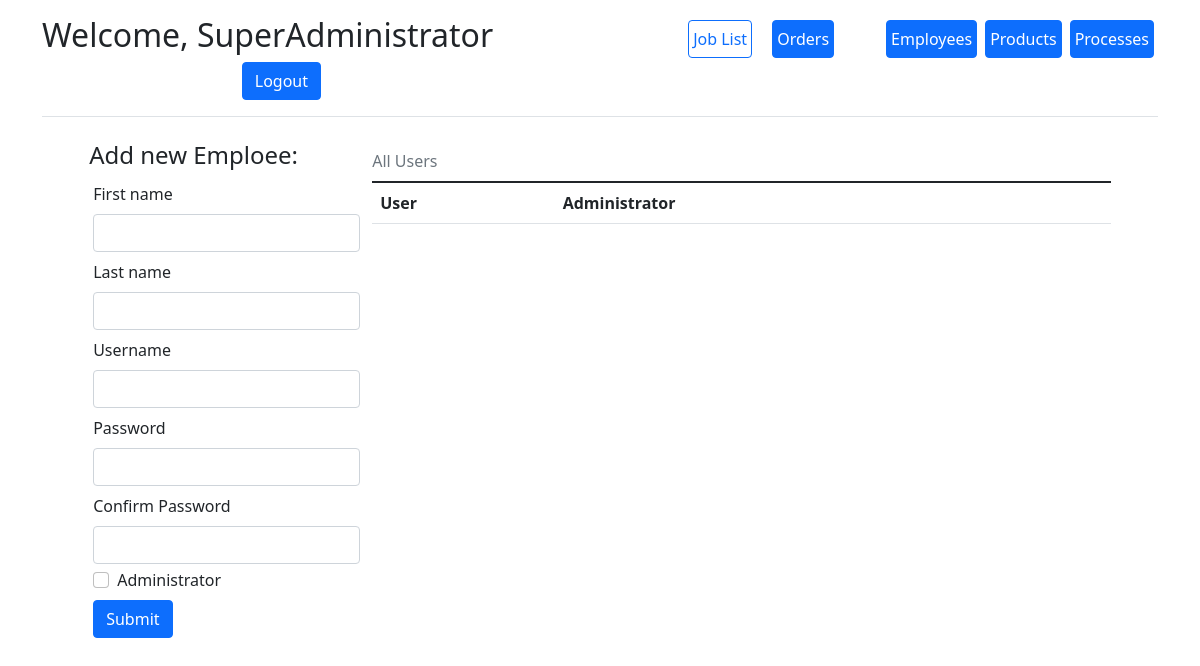
Before: /add_user (signed in) with the older database file.
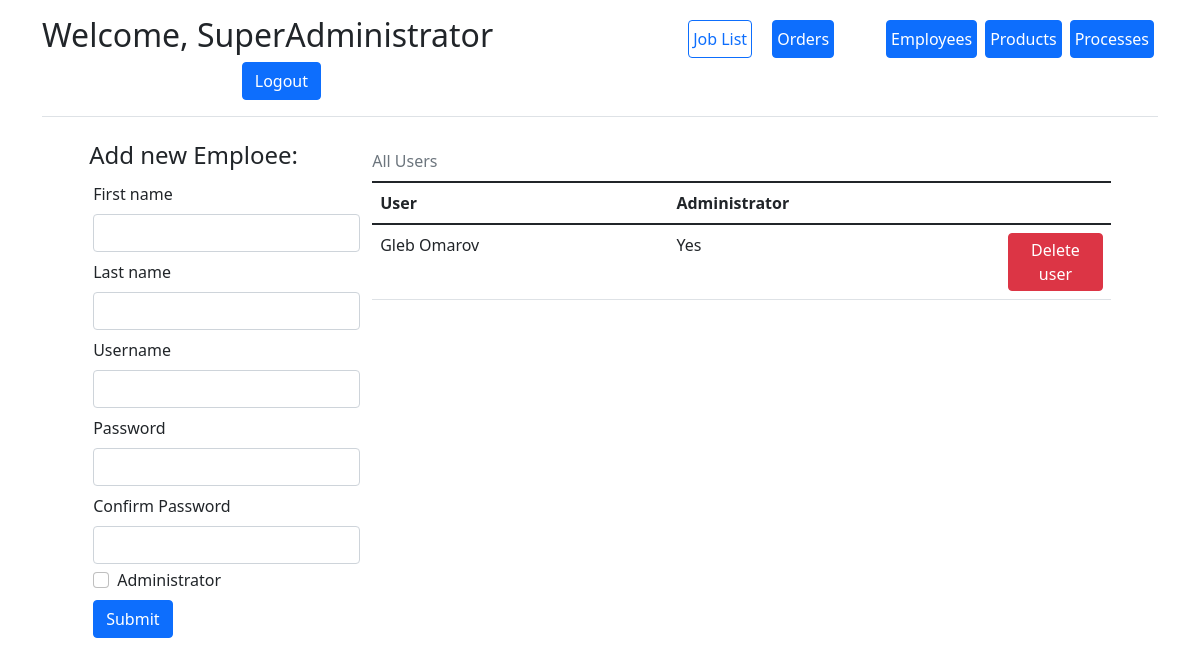
After: the same page with the newer database file.
### app/models.py (models this page shows)
class Employee(db.Model, UserMixin):
    id = db.Column(db.Integer, primary_key=True, nullable=False, autoincrement=True)
    first_name = db.Column("First name", db.String)
    last_name = db.Column("Last name", db.String)
    user_name = db.Column("Username", db.String, unique=True)
    password = db.Column("Password", db.String)
    admin = db.Column("Administrator", db.Boolean, default=False)
    processes = db.relationship('Process', backref='employee', lazy='dynamic')
    active = db.Column("active", db.Boolean, default=True)

### app/routes.py (the view)
@process_app.route('/add_user')
@login_required
def add_user():
    if not current_user.admin:
        return redirect(url_for('login'))
    form = AddEmployee()
    table = models.Employee.query.filter(models.Employee.id > 1, models.Employee.active)
    return render_template('add_user.html', form=form, table=table)

### app/forms.py
class AddEmployee(FlaskForm):
    first_name = StringField("First name", validators=[InputRequired()])
    last_name = StringField("Last name", validators=[InputRequired()])
    user_name = StringField("Username", validators=[InputRequired()])
    password = PasswordField("Password", validators=[InputRequired(),
                                                     EqualTo('password_confirm', message='Passwords must match')])
    password_confirm = PasswordField("Confirm Password", validators=[InputRequired()])
    admin = BooleanField("Administrator")
    submit = SubmitField()

### app/__init__.py (called while the page is built)
@login_manager.user_loader
def load_user(user_id):
    return Employee.query.get(int(user_id))

### app/templates/add_user.html (shortened to what this page needs)
{% extends "base.html" %}
{% block content %}
<div class="container">
    <div class="row g-3 justify-content-md-center">
        <form action="" method="post" class="col-3">
            <h4>Add new Emploee:</h4>
            {% for field in form if field.name not in ("csrf_token", "submit", "admin") %}
            {{ field.label(class="m-1") }}
            {{ field(class="form-control m-1") }}
            {% endfor %}
            <div class="form-check  m-1">
                <input class="form-check-input" type="checkbox" name="admin" id="cbx_admin">
                <label class="form-check-label" for="cbx_admin">Administrator</label>
            </div>
            {{ form.submit(class="btn btn-primary m-1") }}
        </form>
        <div class="col-8">
            <table class="table table-hover">
                <caption class="caption-top test-center">All Users</caption>
                <thead>
                <tr>
                    <th scope="col">User</th>
                    <th scope="col">Administrator</th>
                    <th scope="col" style="width:15%;"></th>
                </tr>
                </thead>
                <tbody>
                {% for user in table %}
                <tr>
                    <td>{{ user.first_name }} {{ user.last_name }}</td>
                    <td>
                        {% if user.admin %} Yes {% else %} No {% endif %}
                    </td>
                    <td>
                        {% if user.id > 1 %}
                        <a href="{{ url_for('remove_user', user_id=user.id) }}" class="btn btn-danger p-1">Delete
                            user</a>
                        {% endif %}
                    </td>
                </tr>
                {% endfor %}
                </tbody>
            </table>
        </div>
    </div>
</div>
{% endblock %}

Changed rows visible on the page:
added Employee: first_name "Gleb", last_name "Omarov", Administrator "Yes"
